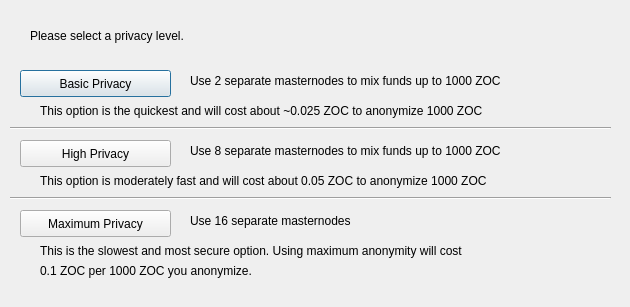
<?xml version="1.0" encoding="UTF-8"?>
<ui version="4.0">
 <class>DarksendConfig</class>
 <widget class="QDialog" name="DarksendConfig">
  <property name="geometry">
   <rect>
    <x>0</x>
    <y>0</y>
    <width>630</width>
    <height>307</height>
   </rect>
  </property>
  <property name="windowTitle">
   <string>Configure PrivateSend</string>
  </property>
  <property name="styleSheet">
   <string notr="true"/>
  </property>
  <widget class="QPushButton" name="buttonBasic">
   <property name="geometry">
    <rect>
     <x>20</x>
     <y>70</y>
     <width>151</width>
     <height>27</height>
    </rect>
   </property>
   <property name="text">
    <string>Basic Privacy</string>
   </property>
  </widget>
  <widget class="QPushButton" name="buttonHigh">
   <property name="geometry">
    <rect>
     <x>20</x>
     <y>140</y>
     <width>151</width>
     <height>27</height>
    </rect>
   </property>
   <property name="text">
    <string>High Privacy</string>
   </property>
  </widget>
  <widget class="QPushButton" name="buttonMax">
   <property name="geometry">
    <rect>
     <x>20</x>
     <y>210</y>
     <width>151</width>
     <height>27</height>
    </rect>
   </property>
   <property name="text">
    <string>Maximum Privacy</string>
   </property>
  </widget>
  <widget class="QLabel" name="label">
   <property name="geometry">
    <rect>
     <x>30</x>
     <y>20</y>
     <width>571</width>
     <height>31</height>
    </rect>
   </property>
   <property name="text">
    <string>Please select a privacy level.</string>
   </property>
  </widget>
  <widget class="QLabel" name="label_2">
   <property name="geometry">
    <rect>
     <x>190</x>
     <y>70</y>
     <width>421</width>
     <height>21</height>
    </rect>
   </property>
   <property name="text">
    <string>Use 2 separate masternodes to mix funds up to 1000 ZOC</string>
   </property>
  </widget>
  <widget class="QLabel" name="label_3">
   <property name="geometry">
    <rect>
     <x>190</x>
     <y>140</y>
     <width>411</width>
     <height>21</height>
    </rect>
   </property>
   <property name="text">
    <string>Use 8 separate masternodes to mix funds up to 1000 ZOC</string>
   </property>
  </widget>
  <widget class="QLabel" name="label_4">
   <property name="geometry">
    <rect>
     <x>190</x>
     <y>210</y>
     <width>421</width>
     <height>21</height>
    </rect>
   </property>
   <property name="text">
    <string>Use 16 separate masternodes</string>
   </property>
  </widget>
  <widget class="QLabel" name="label_6">
   <property name="geometry">
    <rect>
     <x>40</x>
     <y>100</y>
     <width>561</width>
     <height>21</height>
    </rect>
   </property>
   <property name="text">
    <string>This option is the quickest and will cost about ~0.025 ZOC to anonymize 1000 ZOC</string>
   </property>
  </widget>
  <widget class="QLabel" name="label_7">
   <property name="geometry">
    <rect>
     <x>40</x>
     <y>170</y>
     <width>561</width>
     <height>21</height>
    </rect>
   </property>
   <property name="text">
    <string>This option is moderately fast and will cost about 0.05 ZOC to anonymize 1000 ZOC</string>
   </property>
  </widget>
  <widget class="QLabel" name="label_8">
   <property name="geometry">
    <rect>
     <x>40</x>
     <y>240</y>
     <width>561</width>
     <height>21</height>
    </rect>
   </property>
   <property name="text">
    <string>This is the slowest and most secure option. Using maximum anonymity will cost</string>
   </property>
  </widget>
  <widget class="QLabel" name="label_9">
   <property name="geometry">
    <rect>
     <x>40</x>
     <y>260</y>
     <width>561</width>
     <height>21</height>
    </rect>
   </property>
   <property name="text">
    <string>0.1 ZOC per 1000 ZOC you anonymize.</string>
   </property>
  </widget>
  <widget class="Line" name="line">
   <property name="geometry">
    <rect>
     <x>10</x>
     <y>120</y>
     <width>601</width>
     <height>16</height>
    </rect>
   </property>
   <property name="orientation">
    <enum>Qt::Horizontal</enum>
   </property>
  </widget>
  <widget class="Line" name="line_2">
   <property name="geometry">
    <rect>
     <x>10</x>
     <y>190</y>
     <width>601</width>
     <height>16</height>
    </rect>
   </property>
   <property name="orientation">
    <enum>Qt::Horizontal</enum>
   </property>
  </widget>
 </widget>
 <resources/>
 <connections/>
</ui>
